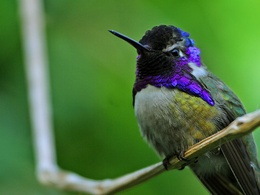
%> input picture Hummingbird.jpg, 260 x 195 px, shrunk from 1024 x 768 before the run
$ octave Task_Demonstrate_Energy_Compactness.m   (GNU Octave 9; MATLAB toolbox functions it lacks are replaced by stand-ins)
%> lines starting %> are read from the running program, lines starting %| are printed output that depends on the picture
### DiscreteCosineTransform2D.m
function [DCT_img, ycbcr_img, new_width, new_height, new_channel, zigzagstream, ...
    rle_Y, rle_Cb, rle_Cr, num_of_zeros, avg_num_of_zeros_per_blk, total_energy, splitted_energy] = ...
    DiscreteCosineTransform2D(input_img, n, quality_factor)

%   function name: DiscreteCosineTransform2D
%
%   [DCT_img, ycbcr_img, new_width, new_height, new_channel, zigzagstream, ...
%   rle_Y, rle_Cb, rle_Cr, num_of_zeros, avg_num_of_zeros_per_blk, total_energy, splitted_energy] = ...
%   DiscreteCosineTransform2D(input_img, n, quality_factor)
%
%     inputs:
%     input_img - image on which we want to apply discrete cosine
%     transform,quantization and run length coding to compress
%     n - it defines the number of blocks into which image matrixes are broken into [2^n * 2^n]
%     quality factor - it defines the amount of quantization the image goes
%     through after the discrete cosine transform for further compression
%
%     outputs:
%     DCT_img - it is the image/coefficient block after applying the DCT in
%     the YCbCr form
%     ycbcr_img - It is the initial image in YCbCr form
%     new_width - new width of image so that it can be divisible by the number of
%     blocks
%     new_height - new height of image so that it can be divisible by the number
%     of blocks
%     new_channel - number of channels in the output image which is same as
%     the number of channel in the input
%     zigzagstream - data grouped into a single stream such that it can
%     undergo further compression by run length or huffman encoding
%     rle_Y - output of runlength coding on the Y component of zigzagstream
%     rle_Cb - output of runlength coding on the Cb component of zigzagstream
%     rle_Cr - output of runlength coding on the Cr component  of zigzagstream
%     num_of_zeros - it is the number of zeros in DCT coeffecients matrix after quantization
%     avg_num_of_zeros_per_blk - average of number of zeros per block
%     total_energy - total energy of the image that is sum of energy in all channels
%     splitted_energy - energy of image in each individual channel is
%     grouped seperately
%
%     The above function compresses the input image on the basis of the n and quality
%     factor value selected by the user. The image is compressed by DCT followed by quantization
%     and then run length coding to give us the above specified outputs

%check inputs are valid
%check if input image is valid
    if ~exist('input_img', 'var')
        %if not display error message
       error('Input image missing!');
    end

%check if n value has been specified by the user
    if ~exist('n', 'var')
        %if not value is set as 3 that is we take default 8*8 blocks
       n = 3;
    end

%check if quality factor specified by user
    if ~exist('quality_factor', 'var')
        %if not we use a default factor of 50
       quality_factor = 50;
    end

    % First step - color space conversion
    % converting from RGB channel to Y-CB-CR channel

    %finding the size that is height width and channel of image using
    %inbuilt function of size
    [height, width, channel] = size(input_img);

    if channel == 3
        %if it consists of 3 channels that is it is in RGB format convert
        %it into YCbCr form
        ycbcr_img = rgb2ycbcr(input_img);
    else
        %else no conversion required
        ycbcr_img = input_img;
    end

    % Second step - resizing
    % If the image does not match the size of the DCT matrix
    % It will have to be resize to match the filter size
    % must be divisible by the filter size
    [height, width, channel] = size(ycbcr_img);


    % If the size of the DCT matrix is larger than the size of the image
    % Output error, it is too large
    if 2^n > height || 2^n > width
        msg = sprintf("2^n, n = %d (%d) greater than height = %d or width = %d", ...
            n, 2^n, height, width);
       error(msg);
    end

    h = height;
    w = width;
    c = channel;

    % recalculate the new height and width
    if mod(height, 2^n) ~= 0
        remainder_height = mod(height, 2^n);
        h = height - remainder_height;
    end
    if mod(width, 2^n) ~= 0
        remainder_width = mod(width, 2^n);
        w = width - remainder_width;
    end

    resize_img = [];

    %resize the image based on new height and new width
    new_height = h;
    new_width = w;
    new_channel = c;
    resize_img = imresize(ycbcr_img, [new_height, new_width]);

    % In normal JPEG compression scheme, chroma subsampling is used here
    % Since it is not a requirement in the project, we have decided to
    % omit the more complicated approach, and use a simpler one
    %     resampler = vision.ChromaResampler;
    %     [Cb_subsample, Cr_subsample] = resampler(resize_img(:, :, 2), resize_img(:, :, 3));
    %     resize_img(:, :, 2) = imresize(Cb_subsample, size(resize_img(:, :, 2)), 'bicubic');
    %     resize_img(:, :, 3) = imresize(Cr_subsample, size(resize_img(:, :, 3)), 'bicubic');

    % Subsampling Cb and Cr channel
    resize_img(:,:, 2:3) = 8.*round(resize_img(:,:, 2:3)/8);

    % cast to single type for calculation
    resize_img = cast(resize_img, 'single');

    % Third step - 2D Discrete Cosine Transform

    % 3.1 - constructing the DCT matrix

    % constructing the DCT matrix using Tmatrix function
    %initialize DCT_matrix
    DCT_matrix = zeros(2^n);

    %with which the inital matrix of value is multiplied to find the DCT
    %DCT of img  = TMT' ; where M is the initial matrix and T is DCT matrix

    for i = 0:2^n-1
       for j = 0:2^n-1
           %finding the value of DCT matrix at specific position using
           %Tmatrix function and storing in matrix initialized before
           DCT_matrix(i+1,j+1) = Tmatrix(i, j, n);
       end
    end

    temp_DCT_img = zeros(size(resize_img),'single');

    %finiding the matrix used in quantization using the function
    %quantization
    %The quantization matrix used for the Cb,Cr component is the same
    [quantization_matrix_Y, quantization_matrix_CbCr] = quantization(quality_factor, n);

    %initialize matrix to store zigzagstream, total energy and splitted
    %energy
    zigzagstream = zeros(3, new_height*new_width, 'single');
    total_energy = zeros(2^n, 2^n);
    splitted_energy = zeros(2^n, 2^n, new_channel);

    count = 0;

    %for loop going through the length of the new width in the increments
    %of the width of the block size chosen
    for x = 1:2^n:new_width
        %for loop going through the length of the new height in the
        %increments of the height of the block size chosen
        for y = 1:2^n:new_height
            %for loop going through the different channels one by one
            for ch = 1:new_channel
                %for the channel value : the magnitude of value ranges from
                %0 to 255
                %value is subtracted by 128 such that the values are now
                %centered at 0
                segmented_img = resize_img(y:y+2^n-1, x:x+2^n-1, ch) - 128;
                %finding the DCT coeffecients using the DCT matrix
                % coeffecients = TMT' where T - DCT mtarix;T' - transpose of
                % DCT matrix and M is the initial matrix
                temp_DCT_img(y:y+2^n-1, x:x+2^n-1, ch) = DCT_matrix * segmented_img * DCT_matrix';

                %total energy is found using the EnergyCompact function
                %energy values for all channels is added to get the final
                %total energy
                total_energy = total_energy + EnergyCompact(temp_DCT_img(y:y+2^n-1, x:x+2^n-1, ch), n);


                %the value of quantization matrix used in quantization is different for
                %different channels and therefore the following if else
                %statements are included

                %when channel = 1; that is Y component of image
                if ch == 1
                    %splitted energy is energy of that particular channel
                    %only
                    % EnergyCompact function is used to calculate this
                    % energy value
                    splitted_energy(:, :, ch) = splitted_energy(:, :, ch) + ...
                        EnergyCompact(temp_DCT_img(y:y+2^n-1, x:x+2^n-1, ch), n);

                    %quantization of matrix is done after the matrix of DCT
                    %coeffecients is found
                    %quantization is done by didviding the matrix by the
                    %quantization matrix and rounding off to the nearest
                    %integer
                    temp_DCT_img(y:y+2^n-1, x:x+2^n-1, ch) = ...
                        round(temp_DCT_img(y:y+2^n-1, x:x+2^n-1, ch)./quantization_matrix_Y);

                else
                    %for other channel values; that is for Cb and Cr
                    %components

                    %splitted energy is energy of that particular channel
                    %only
                    % EnergyCompact function is used to calculate this
                    % energy value
                    splitted_energy(:, :, ch) = splitted_energy(:, :, ch) + ...
                        EnergyCompact(temp_DCT_img(y:y+2^n-1, x:x+2^n-1, ch), n);

                    %quantization of matrix is done after the matrix of DCT
                    %coeffecients is found
                    %quantization is done by dividing the matrix by the
                    %quantization matrix and rounding off to the nearest
                    %integer
                    temp_DCT_img(y:y+2^n-1, x:x+2^n-1, ch) = ...
                        round(temp_DCT_img(y:y+2^n-1, x:x+2^n-1, ch)./quantization_matrix_CbCr);

                end

                %zigzagscan function is applied on the data to get
                %a single stream of data
                zigzagstream(ch, 1+count*((2^n)^2):((2^n)^2)+count*((2^n)^2)) = ...
                    zigzagscan(temp_DCT_img(y:y+2^n-1, x:x+2^n-1, ch), n);


            end
            %increment the count
            count = count + 1;
        end
    end

    DCT_img = cast(temp_DCT_img, 'int32');

    %number of zeros in DCT coeffecients matrix after quantization
    num_of_zeros = sum(~DCT_img(:));

    %calculating average number of zeros per block which is total no of zeros divided by
    %number of blocks
    avg_num_of_zeros_per_blk = num_of_zeros/(3*count);

    %applying run length coding on the zigzagstream of data to further
    %compress the data

    %Y components of output from run length coding
    rle_Y = cast(runlengthencoding(zigzagstream(1, :)), 'int32');
    %Cb components of output from run length coding
    rle_Cb = cast(runlengthencoding(zigzagstream(2, :)), 'int32');
    %Cr components of output from run length coding
    rle_Cr = cast(runlengthencoding(zigzagstream(3, :)), 'int32');

end

%function creating the element of the DCT matrix value at a specific row, column place
% [13 lines left out: function Tmatrix, not called in this run]

%function to create quantization matrix used in quantization process of
%compression
function [quantization_matrix_Y, quantization_matrix_CbCr] = quantization(quality_factor, n)

    %default value of quantization matrix for 8*8 blocks and Y component.
    %quantization matrix for quality factor of 50
    quantization_matrix_Y = [16 11 10 16 24 40 51 61;...
        12 12 14 19 26 58 60 55;...
        14 13 16 24 40 57 69 56;...
        14 17 22 29 51 87 80 62;...
        18 22 37 56 68 109 103 77;...
        24 35 55 64 81 104 103 92;...
        49 64 78 77 103 121 120 101;...
        72 92 95 98 112 100 103 99];

    %default value of quantization matrix for 8*8 blocks and Cb,Cr
    %component.
    %quantization matrix for the quality factor of 50

    quantization_matrix_CbCr = [17 18 24 47 99 99 99 99;
        18 21 26 66 99 99 99 99;
        24 26 56 99 99 99 99 99;
        47 66 99 99 99 99 99 99;
        99 99 99 99 99 99 99 99;
        99 99 99 99 99 99 99 99;
        99 99 99 99 99 99 99 99;
        99 99 99 99 99 99 99 99];

    %the above matrix is for 8*8 blocks that is n = 3 for the other values
    %of n use imresize to resize the matrix to the size we require based on
    %the value of n [2^n * 2^n]

    %if value of n is not 3
    if n ~= 3
        %resize the quantization matrix
       quantization_matrix_Y = imresize(quantization_matrix_Y, [2^n, 2^n], 'bilinear');
       quantization_matrix_CbCr = imresize(quantization_matrix_CbCr, [2^n, 2^n], 'bilinear');
    end

    %calculating the scaling factor

    %initialize scaling factor
    scaling_factor = 0;

    if (quality_factor < 50)
        %for quality factor less than 50 calculate scaling factor
        scaling_factor = floor(5000/quality_factor);
    else
        %other values of quality factor calculate scaling factor
        scaling_factor = 200 - 2*quality_factor;
    end

    %quantization matrix for the Y component
    quantization_matrix_Y = floor((scaling_factor*quantization_matrix_Y + 50) ./ 100);
    quantization_matrix_Y(quantization_matrix_Y < 1) = 1;
    quantization_matrix_Y(quantization_matrix_Y > 255 ) = 255;

    %quantization matrix for the Cb and Cr component
    quantization_matrix_CbCr = floor((scaling_factor*quantization_matrix_Y + 50) ./ 100);
    quantization_matrix_CbCr(quantization_matrix_CbCr < 1) = 1;
    quantization_matrix_CbCr(quantization_matrix_CbCr > 255) = 255;

end

%NOT IN SCOPE OF PROJECT
%function of the zigzagscan is to put the value of data in matrix into one single array
%This is done so that the data can undergo further compression by run
%length coding and huffman encoding

% Reference
% https://stackoverflow.com/questions/3024939/matrix-zigzag-reordering
% [14 lines left out: function zigzagscan, not called in this run]

%NOT IN SCOPE OF PROJECT
%function to apply run length coding on quantized image to further compress
%the image
%after zigzag scan to further compress the data runlength coding is used
function rle = runlengthencoding(stream)
    %run length coding works on the basis of grouping together same
    %consecutive values into one group
    curr_val = 0;
    prev_val = -9999;
    %initializing output array
    rle = [];
    %initial count
    count = 0;
    %for loop to go through all values of the data one by one
    for i = 1:length(stream)
        %store the value at current index as curr_value
        curr_val = stream(i);
        %check if current value is not same as previous value
        if curr_val ~= prev_val
            %set count back to one
            count = 1;
            %if not store the value
            rle  = [rle, 1, curr_val];
        else
            %if the value is the same as previous increment the count by 1
            count = count + 1;
            rle(end-1) = count;
        end
        %store the current value as previous value for next loop
        prev_val = curr_val;
    end
end

### Task_Demonstrate_Energy_Compactness.m
%% File Information
% Project Title: Image Coding
% Group Number: Project Group 10
% Group Member:
% 1) (Izaac) Chong Yen Juin
% 2) Ho Jun Ming
% 3) Nitya
% File Author: (Izaac) Chong Yen Juin
% Checked: Nitya Yogendra Kaushik
% Date: 10th May 2022
%-----------------------------------------------------------------%

%% File Dependencies


%-----------------------------------------------------------------%
%% Demonstration
% The purpose of this file is to demonstrate the DCT respresentation of
% images and the energy compactness of luminance and chrominance components


%% Energy Compactness and DCT respresentation of image
clearvars -except input_img;
close all;
clc;

%name of inital image used by user
image_name = 'Hummingbird.jpg';
%read image and store in matlab
input_img = imread(image_name);
%> input_img is the input picture: size 195x260x3 uint8; mean R, G, B 75.5, 115.3, 60.6
%size of the image
[height, width, channel] = size(input_img);
%> height = 195; width = 260; channel = 3

%quality factor used in quantization - Q50
quality_factor = 50;
% no of blocks into which image is broken into[2^n * 2^n]
n = 3;

%calculating compressed form of image,total energy and splitted energy using
%DiscreteCosineTransform2D function
[DCT_img, ~, new_width, new_height, new_channel, ~, ...
    ~, ~, ~, ~, ~, total_energy, splitted_energy] = ...
    DiscreteCosineTransform2D(input_img, n, quality_factor);
%> in DiscreteCosineTransform2D, `ycbcr_img = rgb2ycbcr(input_img);`: ycbcr_img: size 195x260x3 uint8; mean of channels 1, 2, 3 99.5, 109.9, 114.4
%> in DiscreteCosineTransform2D, `resize_img = imresize(ycbcr_img, [new_height, new_width]);`: resize_img: size 192x256x3 uint8; mean of channels 1, 2, 3 99.5, 109.9, 114.4
%> in DiscreteCosineTransform2D, `resize_img(:,:, 2:3) = 8.*round(resize_img(:,:, 2:3)/8);`: resize_img: size 192x256x3 uint8; mean of channels 1, 2, 3 99.5, 110.4, 114.9
%> in DiscreteCosineTransform2D, `resize_img = cast(resize_img, 'single');`: resize_img: size 192x256x3 single; mean of channels 1, 2, 3 99.5, 110.4, 114.9
%> after the loop in DiscreteCosineTransform2D, `for x = 1:2^n:new_width`: temp_DCT_img: size 192x256x3 single; mean of channels 1, 2, 3 -0.2, -0.1, -0.1
%> after the loop in DiscreteCosineTransform2D, `for x = 1:2^n:new_width`: count = 768; total_energy = [134127792 3507740.2 540336.6 121588.3 77744 26002.3 16129.1 8462.9; 3735549.8 925822.2 289304.5 89451.2 47287.5 20132 10465.6 6331.8; 732835.6 428226.9 186612 79611.6 48774.9 22088.9 11851.8 5793.9; 201646.7 150594 103645.1 62305.9 33702.1 22238.8 11112.8 5984.6; 65610.4 61036.1 68690.2 42091.3 28365.6 14908 8548 5071.1; 26836.5 31450.1 38983.2 34794 18631.6 9092.7 6673.6 4352.7; 18386.8 13051 14706.7 20100 12055.6 6506.3 5085 3314.9; 5955.3 5998.1 6925.6 7298.9 7845.1 4966 3726.2 3476.9]
%> in DiscreteCosineTransform2D, `DCT_img = cast(temp_DCT_img, 'int32');`: DCT_img: size 192x256x3 int32; mean of channels 1, 2, 3 -0.2, -0.1, -0.1
%> in DiscreteCosineTransform2D, `num_of_zeros = sum(~DCT_img(:));`: num_of_zeros = 138245
%> in DiscreteCosineTransform2D, `avg_num_of_zeros_per_blk = num_of_zeros/(3*count);`: avg_num_of_zeros_per_blk = 60
%> the loop in runlengthencoding, `for i = 1:length(stream)` made 49152 passes
%> (curr_val, count, prev_val) on pass 2: (0, 1, 0)
%> (curr_val, count, prev_val) on passes 1, 3, 4, 5, 6, 7: (-18, 1, -18), (0, 2, 0), (0, 3, 0), (0, 4, 0), (0, 5, 0), (0, 6, 0)
%> after the loop in runlengthencoding, `for i = 1:length(stream)`: count = 47
%> the loop in runlengthencoding (call 2), `for i = 1:length(stream)` made 49152 passes
%> (curr_val, count, prev_val) on passes 2 to 7: (-1, 1, -1), (1, 1, 1), (0, 1, 0), (-1, 1, -1), (1, 1, 1), (0, 1, 0)
%> in DiscreteCosineTransform2D, `rle_Cb = cast(runlengthencoding(zigzagstream(2, :)), 'int32');`: rle_Cb = 7820 values, max 374 at index 3823, min -26 at index 7566, mean 5.42
%> in DiscreteCosineTransform2D, `rle_Cr = cast(runlengthencoding(zigzagstream(3, :)), 'int32');`: rle_Cr = 5606 values, max 572 at index 3509, min -16 at index 4750, mean 7.87
%> new_width = 256; new_height = 192; new_channel = 3

%create new figure
figure(9);

%subplot 1: plotting the distribution of total energy in image
subplot(2,2,1);
imshow(10*log(total_energy./max(max(total_energy))), []);
colormap parula;
colorbar;
title("Total Energy (dB) of the 2D DCT basis");

%subplot 2: plotting the energy distribution of the Luminance component(Y)
%of image
%Y component of energy distribution is in the channel 1 of the splitted energy values
subplot(2,2,2);
imshow(10*log(splitted_energy(:, :, 1)./max(max(splitted_energy(:, :, 1)))), []);
colormap parula;
colorbar;
title("Luminance Component Energy (dB) of the 2D DCT basis");

%subplot 3: plotting the energy distribution of the Cb(blue chroma)
%component of image
%Cb component of energy distribution is in the channel 2 of the splitted energy values
subplot(2,2,3);
imshow(10*log(splitted_energy(:, :, 2)./max(max(splitted_energy(:, :, 2)))), []);
colormap parula;
colorbar;
title("Blue Chrominance Energy (dB) of the 2D DCT basis");

%subplot 4: plotting the energy distribution of the Cr(red chroma)
%component of image
%Cr component of energy distribution is in the channel 3 of the splitted energy values
subplot(2,2,4);
imshow(10*log(splitted_energy(:, :, 3)./max(max(splitted_energy(:, :, 3)))), []);
colormap parula;
colorbar;
title("Red Chrominance Energy (dB) of the 2D DCT basis");
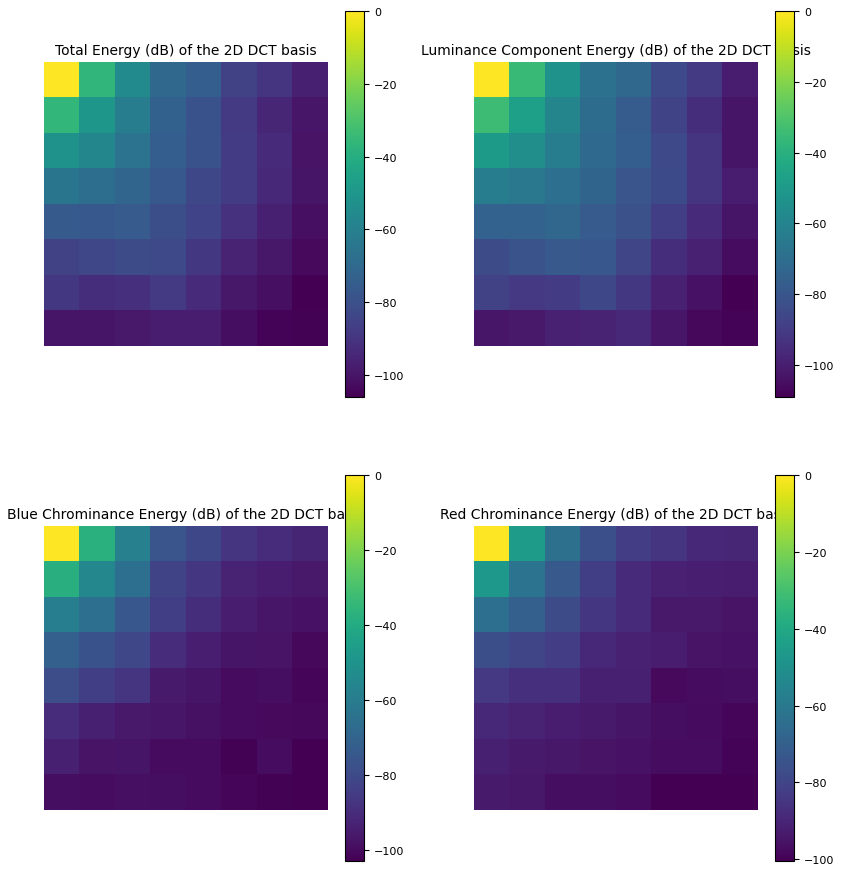
%> figure redrawn from the program's plot data, 4 panels


Y = DCT_img(:, :, 1); %Y compoment of DCT of the image
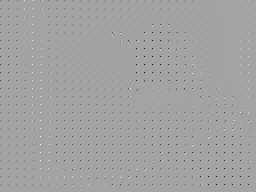
%> Y: size 192x256 int32; min -54, max 30, mean -0.2; drawn with min black and max white
Cb = DCT_img(:, :, 2); % Cb component of DCT of the image
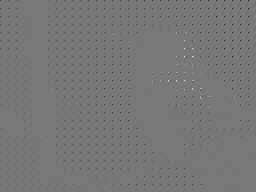
%> Cb: size 192x256 int32; min -26, max 29, mean -0.1; drawn with min black and max white
Cr = DCT_img(:, :, 3); %Cr component of DCT of the image
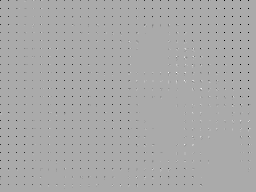
%> Cr: size 192x256 int32; min -16, max 8, mean -0.103; drawn with min black and max white

%create new figure
figure(10);

%first subplot to plot the Y component of DCT_image
subplot(2,2,1);
imshow(Y, []);
title("DCT: Y-component");
%second subplot to plot the Cb component of DCT_image
subplot(2,2,2);
imshow(Cb, []);
title("DCT: Cb-component");
%third subplot to plot the Cr component of DCT_image
subplot(2,2,3);
imshow(Cr, []);
title("DCT: Cr-component");
%fourth subplot to plot the initial input image
subplot(2,2,4);
imshow(input_img);
title("Original image");
